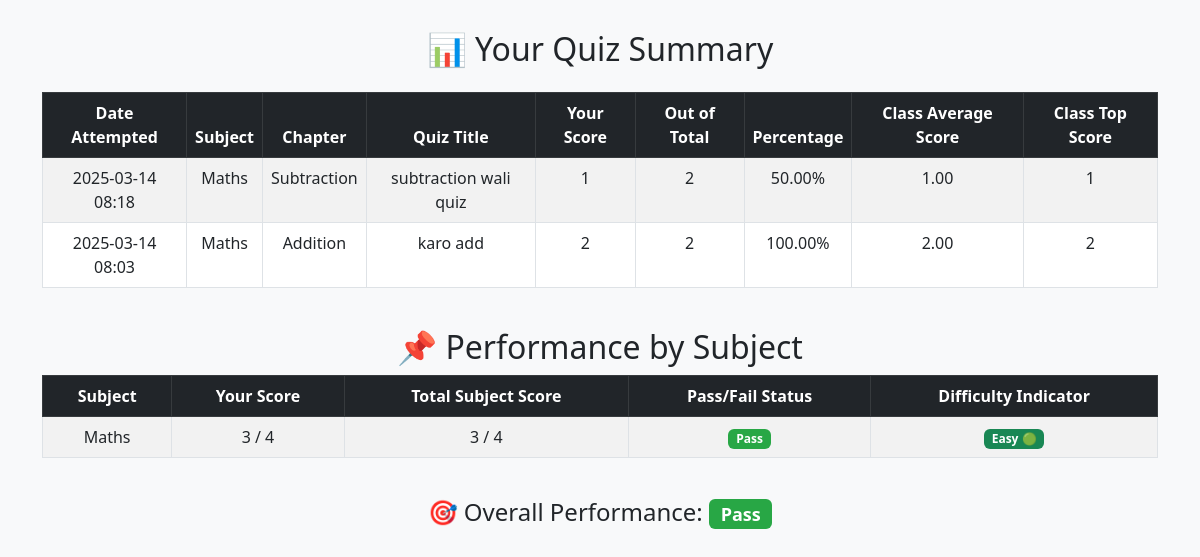
The app's page /quiz_summary (signed in), older data.
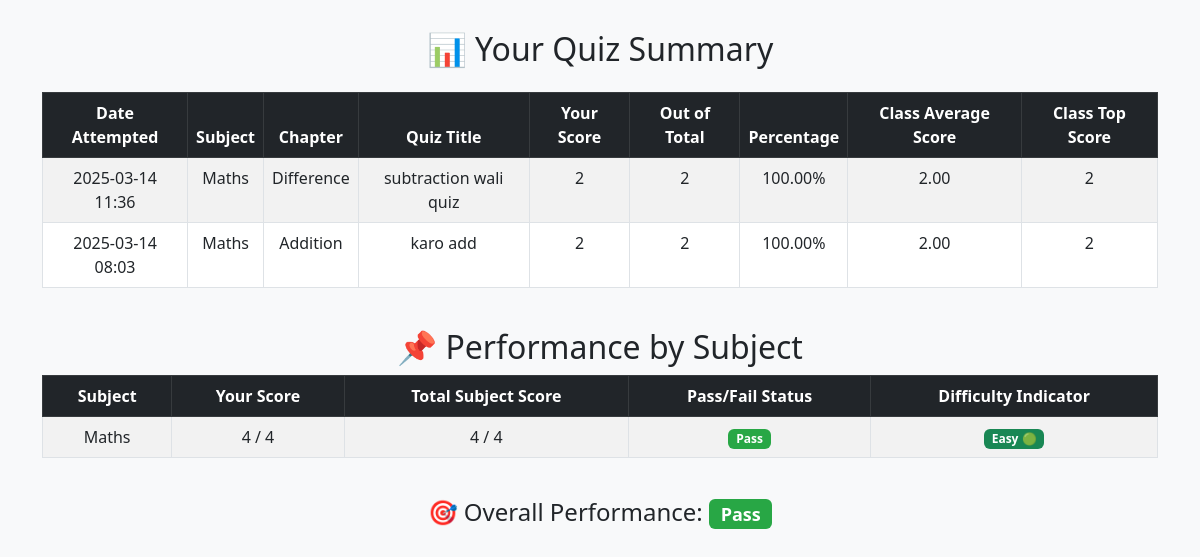
The same page, newer data.
### models/models.py (models this page shows)
class QuizScore(db.Model):
    id = db.Column(db.Integer, primary_key=True)
    user_id = db.Column(db.Integer, db.ForeignKey('user.id'), nullable=False)
    quiz_id = db.Column(db.Integer, db.ForeignKey('quiz.id'), nullable=False)
    score = db.Column(db.Integer, nullable=False)
    total_questions = db.Column(db.Integer, nullable=False)
    percentage = db.Column(db.Float, nullable=False)
    timestamp = db.Column(db.DateTime, default=datetime.utcnow)
    quiz = db.relationship('Quiz', backref=db.backref('quiz_scores', lazy=True))

class Subject(db.Model):
    id = db.Column(db.Integer, primary_key=True)
    name = db.Column(db.String(100), unique=True, nullable=False)
    description = db.Column(db.Text)
    chapters = db.relationship('Chapter', backref='subject', lazy=True)

class Chapter(db.Model):
    id = db.Column(db.Integer, primary_key=True)
    name = db.Column(db.String(100), nullable=False)
    subject_id = db.Column(db.Integer, db.ForeignKey('subject.id'), nullable=False)
    quizzes = db.relationship('Quiz', backref='chapter', lazy=True)

class Quiz(db.Model):
    id = db.Column(db.Integer, primary_key=True)
    chapter_id = db.Column(db.Integer, db.ForeignKey('chapter.id'), nullable=False)
    date_of_quiz = db.Column(db.Date)
    time_duration = db.Column(db.Integer)  # Store duration in minutes
    remarks = db.Column(db.Text)
    questions = db.relationship('Question', backref='quiz', lazy=True)

### app.py (the view)
@app.route('/quiz_summary')
def quiz_summary():
    if 'user_id' not in session:
        flash("Please log in to view your quiz summary.", "error")
        return redirect(url_for('login'))
    user_id = session['user_id']
    past_attempts = (
        db.session.query(
            QuizScore,
            Quiz,
            Chapter,
            Subject,
            db.func.avg(QuizScore.score).over(partition_by=QuizScore.quiz_id).label("avg_score"),
            db.func.max(QuizScore.score).over(partition_by=QuizScore.quiz_id).label("top_score")
        )
        .join(Quiz, QuizScore.quiz_id == Quiz.id)
        .join(Chapter, Quiz.chapter_id == Chapter.id)
        .join(Subject, Chapter.subject_id == Subject.id)
        .filter(QuizScore.user_id == user_id)
        .order_by(QuizScore.timestamp.desc())
        .all()
    )
    subject_scores_query = (
        db.session.query(
            Subject.name.label('subject_name'),
            db.func.sum(QuizScore.score).filter(QuizScore.user_id == user_id).label('user_total_score'),
            db.func.sum(QuizScore.total_questions).filter(QuizScore.user_id == user_id).label('user_total_possible_score'),
            db.func.sum(QuizScore.score).label('overall_total_score'),
            db.func.sum(QuizScore.total_questions).label('overall_total_possible_score')
        )
        .join(Quiz, QuizScore.quiz_id == Quiz.id)
        .join(Chapter, Quiz.chapter_id == Chapter.id)
        .join(Subject, Chapter.subject_id == Subject.id)
        .group_by(Subject.name)
        .all()
    )
    subject_scores = []
    for subject_name, user_total_score, user_total_possible_score, overall_total_score, overall_total_possible_score in subject_scores_query:
        user_percentage = (user_total_score / user_total_possible_score) * 100 if user_total_possible_score > 0 else 0
        pass_fail = "Pass" if user_percentage >= 40 else "Fail"
        overall_percentage = (overall_total_score / overall_total_possible_score) * 100 if overall_total_possible_score > 0 else 0
        if overall_percentage < 50:
            difficulty = "Hard 🔴"
        elif 50 <= overall_percentage < 75:
            difficulty = "Moderate 🟡"
        else:
            difficulty = "Easy 🟢"
        subject_scores.append((subject_name, user_total_score, user_total_possible_score, overall_total_score, overall_total_possible_score, pass_fail, difficulty))
    total_attempts = len(past_attempts)
    passed_attempts = sum(1 for attempt in past_attempts if (attempt[0].score / attempt[0].total_questions) * 100 >= 40)
    overall_pass_status = "Pass" if passed_attempts / total_attempts >= 0.5 else "Fail" if total_attempts > 0 else "N/A"
    return render_template(
        'quiz_summary.html',
        past_attempts=past_attempts,
        subject_scores=subject_scores,
        overall_pass_status=overall_pass_status
    )

### templates/quiz_summary.html (shortened to what this page needs)
<!DOCTYPE html>
<html lang="en">
<head>
    <link href="https://cdn.jsdelivr.net/npm/bootstrap@5.3.0/dist/css/bootstrap.min.css" rel="stylesheet">
</head>
<body>
<div class="container-fluid">
    <div class="container">
        <h2 class="text-center mb-4">📊 Your Quiz Summary</h2>
        <div class="table-responsive">
            <table class="table table-hover table-striped table-bordered">
                <thead class="table-dark">
                    <tr>
                        <th>Date Attempted</th>
                        <th>Subject</th>
                        <th>Chapter</th>
                        <th>Quiz Title</th>
                        <th>Your Score</th>
                        <th>Out of Total</th>
                        <th>Percentage</th>
                        <th>Class Average Score</th>
                        <th>Class Top Score</th>
                    </tr>
                </thead>
                <tbody>
                    {% for quiz_score, quiz, chapter, subject, avg_score, top_score in past_attempts %}
                    <tr>
                        <td>{{ quiz_score.timestamp.strftime('%Y-%m-%d %H:%M') }}</td>
                        <td>{{ subject.name }}</td>
                        <td>{{ chapter.name }}</td>
                        <td>{{ quiz.remarks }}</td>
                        <td>{{ quiz_score.score }}</td>
                        <td>{{ quiz_score.total_questions }}</td>
                        <td>{{ "%.2f"|format((quiz_score.score / quiz_score.total_questions) * 100) }}%</td>
                        <td>{{ "%.2f"|format(avg_score) }}</td>
                        <td>{{ top_score }}</td>
                    </tr>
                    {% else %}
                    <tr>
                        <td colspan="9" class="text-center text-muted">No past quiz attempts found.</td>
                    </tr>
                    {% endfor %}
                </tbody>
            </table>
        </div>
        <h2 class="text-center mt-4">📌 Performance by Subject</h2>
        <div class="table-responsive">
            <table class="table table-hover table-striped table-bordered">
                <thead class="table-dark">
                    <tr>
                        <th>Subject</th>
                        <th>Your Score</th>
                        <th>Total Subject Score</th>
                        <th>Pass/Fail Status</th>
                        <th>Difficulty Indicator</th>
                    </tr>
                </thead>
                <tbody>
                    {% for subject, user_total_score, user_total_possible_score, overall_total_score, overall_total_possible_score, pass_fail_status, difficulty in subject_scores %}
                    <tr>
                        <td>{{ subject }}</td>
                        <td>{{ user_total_score }} / {{ user_total_possible_score }}</td>
                        <td>{{ overall_total_score }} / {{ overall_total_possible_score }}</td>
                        <td>
                            <span class="badge {% if pass_fail_status == 'Pass' %}badge-success{% else %}badge-danger{% endif %}">
                                {{ pass_fail_status }}
                            </span>
                        </td>
                        <td>
                            {% if "Hard" in difficulty %}
                                <span class="badge bg-danger">{{ difficulty }}</span>
                            {% elif "Moderate" in difficulty %}
                                <span class="badge bg-warning">{{ difficulty }}</span>
                            {% else %}
                                <span class="badge bg-success">{{ difficulty }}</span>
                            {% endif %}
                        </td>
                    </tr>
                    {% else %}
                    <tr>
                        <td colspan="5" class="text-center text-muted">No subject scores available.</td>
                    </tr>
                    {% endfor %}
                </tbody>
            </table>
        </div>
        <div class="text-center mt-4">
            <h4>🎯 Overall Performance:
                <span class="badge {% if overall_pass_status == 'Pass' %}badge-success{% else %}badge-danger{% endif %}">
                    {{ overall_pass_status }}
                </span>
            </h4>
        </div>
    </div>
</div>
</body>
</html>

### templates/quiz_summary.html (style rules this page uses)
body { background-color: #f8f9fa; }
.container { margin-top: 30px; }
.table th, .table td { text-align: center; }
.badge-success { background-color: #28a745; }

Row changes from the older to the newer data that the page shows:
changed QuizScore "subtraction wali quiz": timestamp "2025-03-14 08:18" → "2025-03-14 11:36"; name "Subtraction" → "Difference"; score "1" → "2"; (quiz_score.score/quiz_score.total_questions)*100 "50.00" → "100.00"; avg_score "1.00" → "2.00"; top_score "1" → "2"
computed for Subject "Maths": user_total_score "3" → "4"; overall_total_score "3" → "4"
